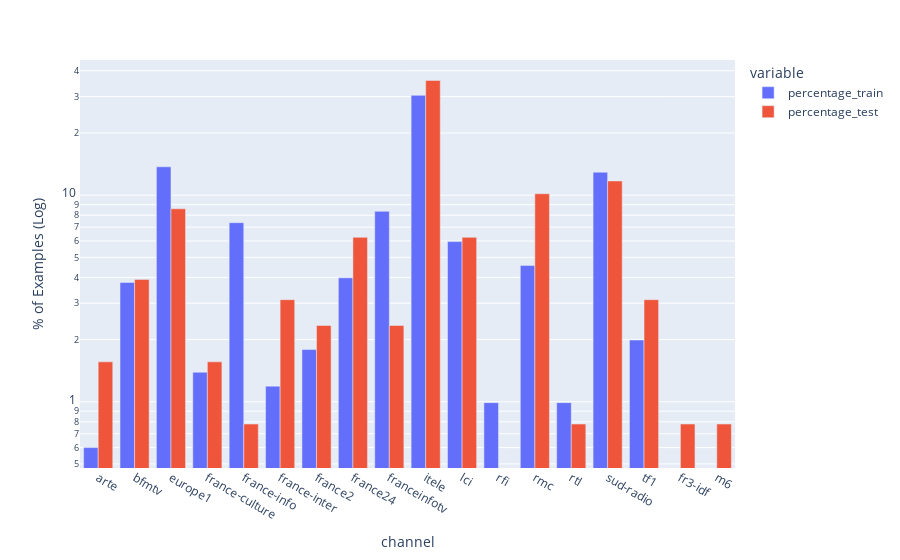

Source (notebook cell):
### Code cell
display(
    px.bar(
        perc, x="channel", y=["percentage_train", "percentage_test"], barmode="group", log_y=True
    ).update_xaxes(
        categoryorder="array", categoryarray=sorted(df_train.channel.unique())
    ).update_yaxes(title="% of Examples (Log)")
)

### Figure 1 — Plotly figure (JSON) as saved in the notebook; plotly's stock layout.template omitted (floating-point values rounded to 4 significant figures)
{"data": [{"alignmentgroup": "True", "hovertemplate": "variable=percentage_train<br>channel=%{x}<br>value=%{y}<extra></extra>", "legendgroup": "percentage_train", "marker": {"color": "#636efa", "pattern": {"shape": ""}}, "name": "percentage_train", "offsetgroup": "percentage_train", "orientation": "v", "showlegend": true, "textposition": "auto", "type": "bar", "x": ["arte", "bfmtv", "europe1", "fr3-idf", "france-culture", "france-info", "france-inter", "france2", "france24", "franceinfotv", "itele", "lci", "m6", "rfi", "rmc", "rtl", "sud-radio", "tf1"], "xaxis": "x", "y": [0.6, 3.78, 13.72, null, 1.39, 7.36, 1.19, 1.79, 3.98, 8.35, 30.42, 5.96, null, 0.99, 4.57, 0.99, 12.92, 1.99], "yaxis": "y"}, {"alignmentgroup": "True", "hovertemplate": "variable=percentage_test<br>channel=%{x}<br>value=%{y}<extra></extra>", "legendgroup": "percentage_test", "marker": {"color": "#EF553B", "pattern": {"shape": ""}}, "name": "percentage_test", "offsetgroup": "percentage_test", "orientation": "v", "showlegend": true, "textposition": "auto", "type": "bar", "x": ["arte", "bfmtv", "europe1", "fr3-idf", "france-culture", "france-info", "france-inter", "france2", "france24", "franceinfotv", "itele", "lci", "m6", "rfi", "rmc", "rtl", "sud-radio", "tf1"], "xaxis": "x", "y": [1.56, 3.91, 8.59, 0.78, 1.56, 0.78, 3.12, 2.34, 6.25, 2.34, 35.94, 6.25, 0.78, null, 10.16, 0.78, 11.72, 3.12], "yaxis": "y"}], "layout": {"barmode": "group", "legend": {"title": {"text": "variable"}, "tracegroupgap": 0}, "margin": {"t": 60}, "xaxis": {"anchor": "y", "categoryarray": ["arte", "bfmtv", "europe1", "france-culture", "france-info", "france-inter", "france2", "france24", "franceinfotv", "itele", "lci", "rfi", "rmc", "rtl", "sud-radio", "tf1"], "categoryorder": "array", "domain": [0, 1], "title": {"text": "channel"}}, "yaxis": {"anchor": "x", "domain": [0, 1], "title": {"text": "% of Examples (Log)"}, "type": "log"}}}
